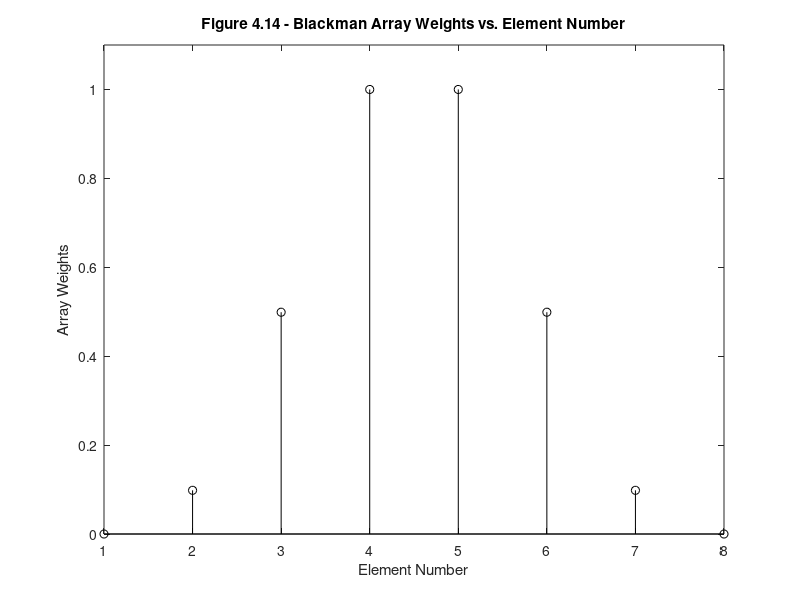
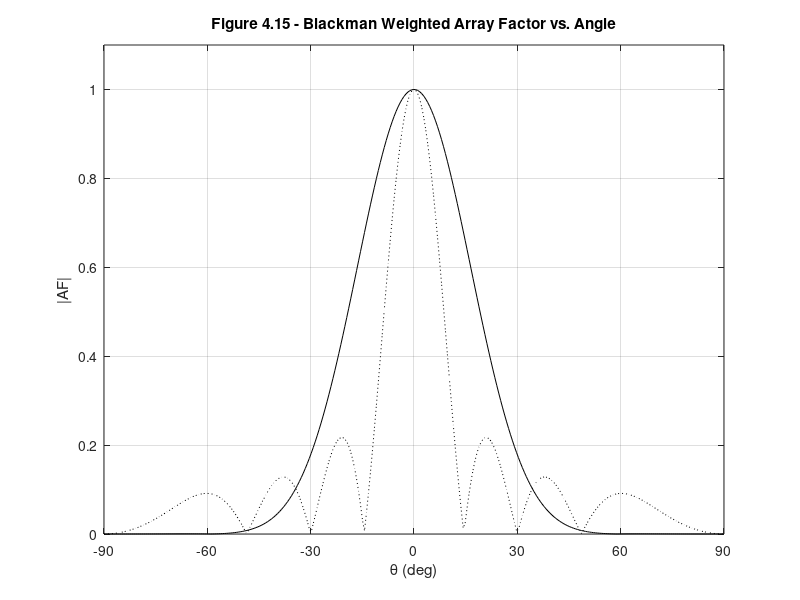

MATLAB code for these plots, in order:
%%%%%%%%%%%%%%%%%%%%%%%%%%%%%%%%%%%%%%%%%%%%%%%%%%%%%%%%%%%%%%
%%                                                          %%
%%  ******************************************************  %%
%%  * Smart Antennas for Wireless Applications w/ Matlab *  %%
%%  ******************************************************  %%
%%                                                          %%
%% Chapter 4: Fig 4.14 & 4.15                               %%
%%                                                          %%
%% Author: Frank Gross                                      %%
%% McGraw-Hill, 2005                                        %%
%% Date:  4/24/2005                                         %%
%%                                                          %%
%% This code creates Figures 4.14 & 4.15, plots of Blackman %%
%%     array weights for N = 8 ULA & the corresponding      %%
%%     weighted array factor vs. unweighted array factor.   %%
%%%%%%%%%%%%%%%%%%%%%%%%%%%%%%%%%%%%%%%%%%%%%%%%%%%%%%%%%%%%%%      

%%------------------- Define Variables:---------------------%%
% N - number of array elements                               %
% d - array element spacing (wavelengths)                    %
% theta - angle (deg)                                        %
% check - check to see if even or odd array                  %
% wb - binomial array weights of length N                    %
% AF - array factor of N element array                       %
% AFn - normalized array factor of N element array           %
%%----------------------------------------------------------%%

%%----- Given Values -----%%

N = 8; d = 0.5; theta = -pi/2:.01:pi/2; ang = theta*180/pi;

test = blackman(N);
check = mod(N,2);

%%----- Produce Weighted Array Factor For Even or Odd Array -----%%

if check == 0    % If the array is even
    wB = flipud(test(1:N/2));  wB = wB/max(wB);
    figure(1), stem(test/max(test),'k')
    xlabel('Element Number'), ylabel('Array Weights')
    title('\bfFigure 4.14 - Blackman Array Weights vs. Element Number')
    axis([1 N 0 1.1])
    AF = 0;
    tot = sum(wB);
    for i = 1:N/2
        AF = AF + wB(i)*cos((2*i-1)*pi*d*(sin(theta)));
    end
else             % else if array is odd
    wB = flipud(test(1:(N-1)/2+1));  wB = wB/max(wB);
    figure(1), stem(test/max(test),'k')
    xlabel('Element Number'), ylabel('Array Weights')
    axis([1 N 0 1.1])
    AF = 0;
    tot = sum(wB);
    for i = 1:(N-1)/2+1
        AF = AF + wB(i)*cos(2*(i-1)*pi*d*sin(theta));
    end
end

AFn = sin(N*pi*d*sin(theta))./(N*pi*d*sin(theta));

%----- Plot Results -----%

figure(2), plot(ang,abs(AF)/tot,'k', ang,abs(AFn),'k:')
xlabel('\theta (deg)'), ylabel('|AF|')
title('\bfFigure 4.15 - Blackman Weighted Array Factor vs. Angle')
axis([-90 90 0 1.1]), grid on
set(gca,'xTick',[-90:30:90])
